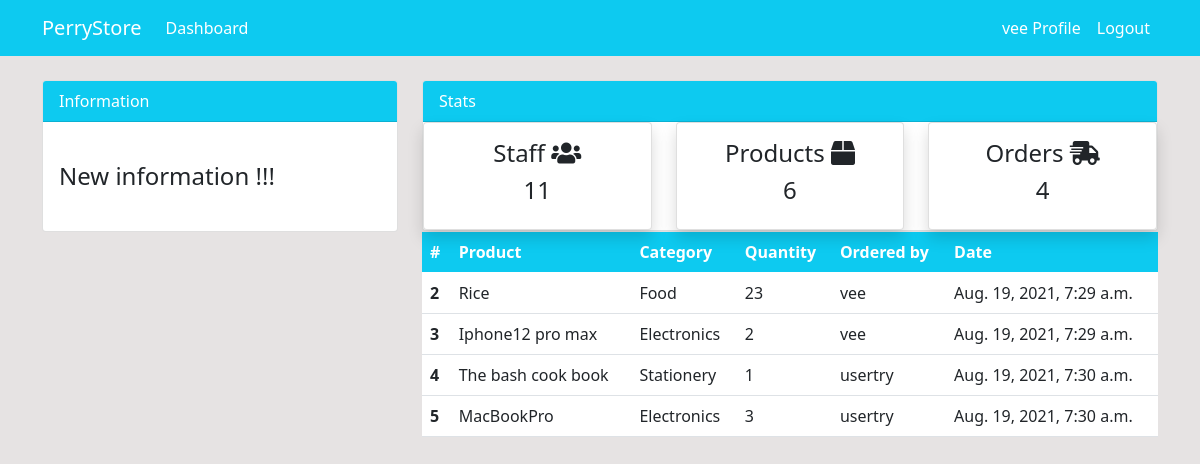
The app's page /orders/ (signed in), older data.
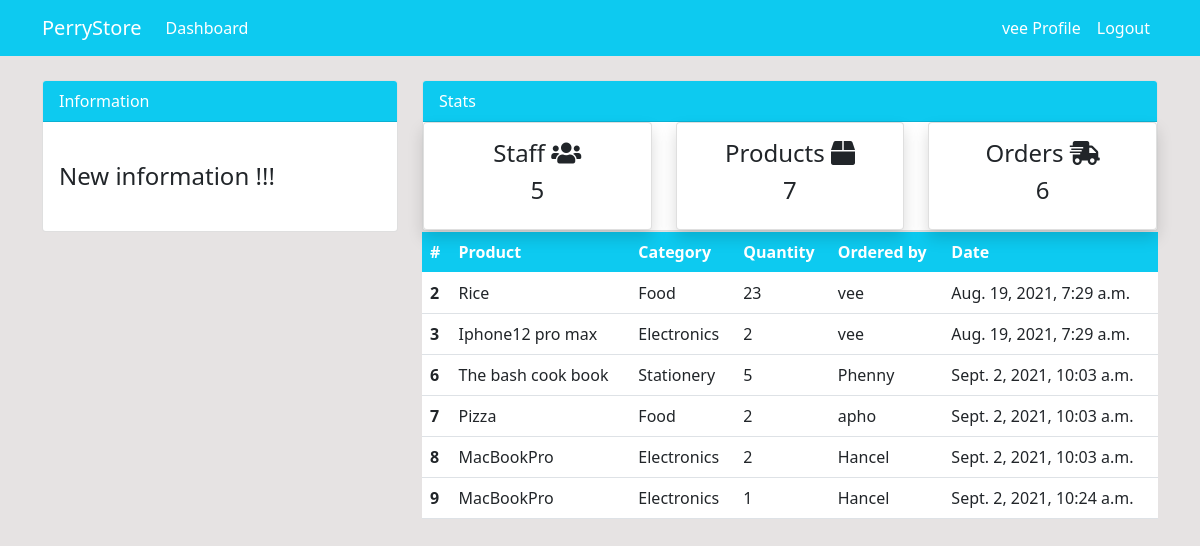
The same page, newer data.
### dashboards/models.py (models this page shows, shortened)
class Order(models.Model):
    product = models.ForeignKey(Product, on_delete=models.CASCADE,null=True)
    staff = models.ForeignKey(User, on_delete=models.CASCADE, null=True)
    order_quantity =models.PositiveIntegerField(null=True)
    date = models.DateTimeField(auto_now_add=True)

class Product(models.Model):
    name = models.CharField(max_length=40,null=True)
    category = models.CharField(max_length=40, choices= CATEGORY,null=True)
    quantity = models.PositiveIntegerField(null=True)

### dashboards/views.py (the view)
# urls.py: path('orders/', views.orders, name = 'dash-orders'),
@login_required(login_url = 'login')
def orders(request):
    order = Order.objects.all()
    orders_count = order.count()
    prods = Product.objects.all()
    products_count = prods.count()
    staff = User.objects.all()
    staff_count = staff.count()
    context= {
        'order':order,
        'orders_count':orders_count,
        'staff_count':staff_count,
        'products_count':products_count
    }
    return render(request, 'dashboard/orders.html',context)

### dashboards/templates/dashboard/orders.html (shortened to what this page needs)
{%extends 'partials/base.html' %}
{% block content%}
{% include 'partials/topside.html' %}
<div class="container">
    <div class="row">
      <div class="col-md-4"></div>
  <div class="col-md-8">
    <table class="table bg-white">
        <thead class="bg-info">
            <tr class="text-white">
                <th scope="col">#</th>
                <th scope="col">Product</th>
                <th scope="col">Category</th>
                <th scope="col">Quantity</th>
                <th scope="col">Ordered by</th>
                <th scope="col">Date</th>
            </tr>
        </thead>
        <tbody>
            {% for order in order%}
            <tr>
                <th scope="row">{{order.id}}</th>
                <td>{{order.product.name}}</td>
                <td>{{order.product.category}}</td>
                <td>{{order.order_quantity}}</td>
                <td>
                    {{order.staff.username}}
                </td>
                <td>{{ order.date}}</td>
            </tr>
            {% endfor %}
        </tbody>
    </table>
</div>
    </div>
  </div>
{% endblock %}

Row changes from the older to the newer data that the page shows:
removed Order: id "4", product.name "The bash cook book", product.category "Stationery", order_quantity "1", staff.username "usertry", date "Aug. 19, 2021, 7:30 a.m."
removed Order: id "5", product.name "MacBookPro", product.category "Electronics", order_quantity "3", staff.username "usertry", date "Aug. 19, 2021, 7:30 a.m."
added Order: id "6", product.name "The bash cook book", product.category "Stationery", order_quantity "5", staff.username "Phenny", date "Sept. 2, 2021, 10:03 a.m."
added Order: id "7", product.name "Pizza", product.category "Food", order_quantity "2", staff.username "apho", date "Sept. 2, 2021, 10:03 a.m."
added Order: id "8", product.name "MacBookPro", product.category "Electronics", order_quantity "2", staff.username "Hancel", date "Sept. 2, 2021, 10:03 a.m."
added Order: id "9", product.name "MacBookPro", product.category "Electronics", order_quantity "1", staff.username "Hancel", date "Sept. 2, 2021, 10:24 a.m."
Text that changed along with them:
{{ staff_count }}: "11" → "5"
{{ products_count }}: "6" → "7"
{{ orders_count }}: "4" → "6"
